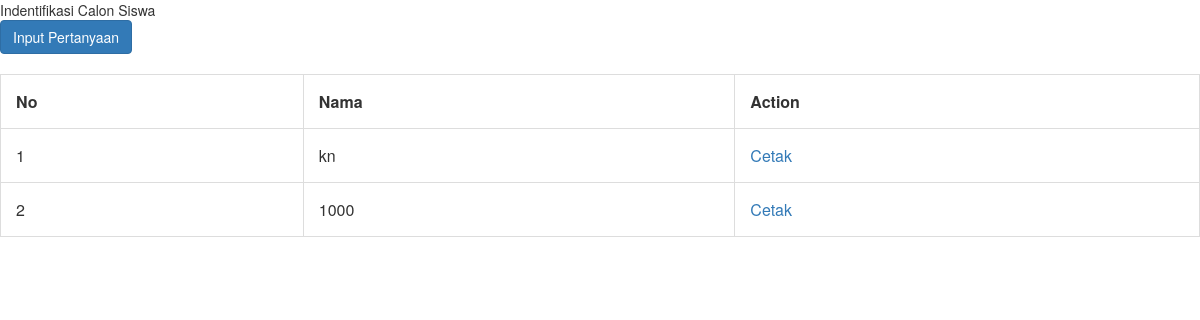
The page /insert/input_pertanyaan.php on the database as committed earlier.
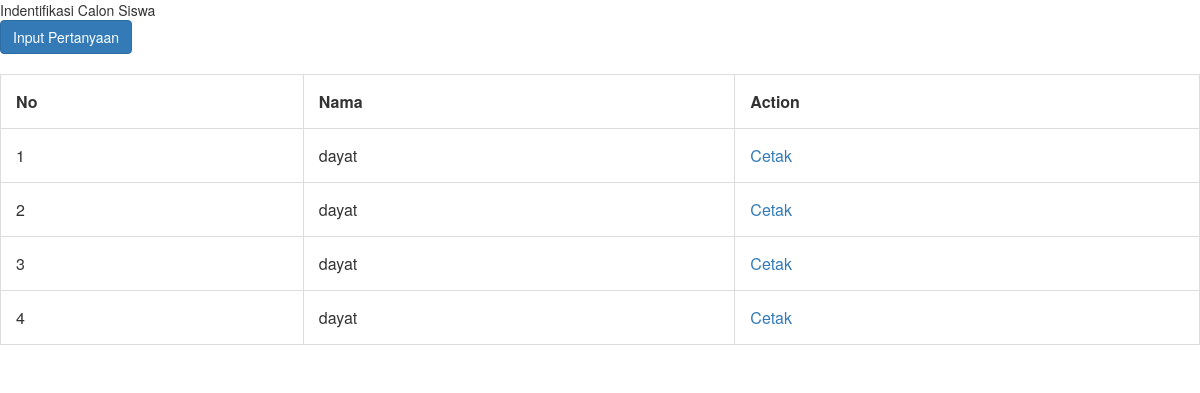
The same page on the database as committed later.
### tables this page shows
CREATE TABLE IF NOT EXISTS `tbl_pertanyaan` (
`id` int(11) NOT NULL,
  `nama_cs` varchar(500) NOT NULL,
  `nama_a` varchar(500) NOT NULL,
  `nama_i` varchar(500) NOT NULL,
  `umur_a` varchar(500) NOT NULL,
  `umur_a_t` varchar(500) NOT NULL,
  `umur_i` varchar(500) NOT NULL,
  `umur_i_t` varchar(500) NOT NULL,
  `agama_a` varchar(500) NOT NULL,
  `agama_i` varchar(500) NOT NULL,
  `alamat_a_d` varchar(500) NOT NULL,
  `alamat_a_kec` varchar(500) NOT NULL,
  `alamat_a_kab` varchar(500) NOT NULL,
  `alamat_i_d` varchar(500) NOT NULL,
  `alamat_i_kec` varchar(500) NOT NULL,
  `alamat_i_kab` varchar(500) NOT NULL,
  `pekerjaan_a` varchar(500) NOT NULL,
  `pekerjaan_i` varchar(500) NOT NULL,
  `jumlah_s` varchar(500) NOT NULL,
  `keadaan_lingkungan1` varchar(500) NOT NULL,
  `keadaan_lingkungan2` varchar(500) NOT NULL,
  `keadaan_lingkungan3` varchar(500) NOT NULL,
  `keadaan_lingkungan4` varchar(500) NOT NULL,
  `keadaan_lingkungan5a` varchar(500) NOT NULL,
  `keadaan_lingkungan5b` varchar(500) NOT NULL,
  `keadaan_lingkungan5c` varchar(500) NOT NULL,
  `keadaan_lingkungan6` varchar(500) NOT NULL,
  `motivasi_1` varchar(500) NOT NULL,
  `motivasi_2` varchar(500) NOT NULL,
  `motivasi_3` varchar(500) NOT NULL,
  `motivasi_4` varchar(500) NOT NULL,
  `motivasi_5` varchar(500) NOT NULL,
  `motivasi_6` varchar(500) NOT NULL,
  `motivasi_7` varchar(500) NOT NULL,
  `penggunaan_1` varchar(500) NOT NULL,
  `penggunaan_2` varchar(500) NOT NULL,
  `penggunaan_3` varchar(500) NOT NULL,
  `penggunaan_4` varchar(500) NOT NULL,
  `penggunaan_5` varchar(500) NOT NULL,
  `penggunaan_6` varchar(500) NOT NULL,
  `evaluasi_1` varchar(500) NOT NULL,
  `evaluasi_2` varchar(500) NOT NULL,
  `evaluasi_3` varchar(500) NOT NULL,
  `evaluasi_4` varchar(500) NOT NULL,
  `evaluasi_5` varchar(500) NOT NULL
);

### insert/input_pertanyaan.php (the view, shortened to what this page needs)
<link href="assetss/bootstrap/css/bootstrap.min.css" rel="stylesheet">
<link href="assetss/datatables/css/dataTables.bootstrap.min.css" rel="stylesheet">
<link href="assetss/bootstrap-datepicker/css/bootstrap-datepicker.min.css" rel="stylesheet">
<?php
include_once("\insert\config.php");
$result = mysqli_query($mysqli, "SELECT * FROM tbl_pertanyaan ORDER BY id DESC");
?>
  <div class="row">
    <div class="col-xs-12">
      <div class="box" style="overflow: scroll;">
        <div class="box-header">
          <h class="box-title">Indentifikasi Calon Siswa</h>
        </div>
        <div class="box-body">
        <a class="btn btn-primary" href="insert\add_ip.php">Input Pertanyaan</a>
        <br><br>
        <table border="1">
          <tr>
            <th>No</th>
            <th>Nama</th>
            <th>Action</th>
          </tr>
    <?php
    $no = "1";
    while($user_data = mysqli_fetch_array($result)) {
        echo "<tr>";
        echo "<td>".$no++."</td>";
        echo "<td>".$user_data['nama_cs']."</td>";
        echo "<td><a href='/program_april/insert/edit_ip.php?id=$user_data[id]'>Cetak</a>";
    }
    ?>
        </table>
          </div> <br />
        </div>
      </div>
    </div>

### insert/input_pertanyaan.php (style rules this page uses)
tr,td { padding: 10px; }
table, td, th { border: 1px solid #ddd; text-align: left; }
table { border-collapse: collapse; width: 100%; overflow: scroll; }
th, td { padding: 15px; }

Rows that differ between the two databases and show on the page:
removed tbl_pertanyaan: nama_cs "kn"
removed tbl_pertanyaan: nama_cs "1000"
added tbl_pertanyaan: nama_cs "dayat"
added tbl_pertanyaan: nama_cs "dayat"
added tbl_pertanyaan: nama_cs "dayat"
added tbl_pertanyaan: nama_cs "dayat"
